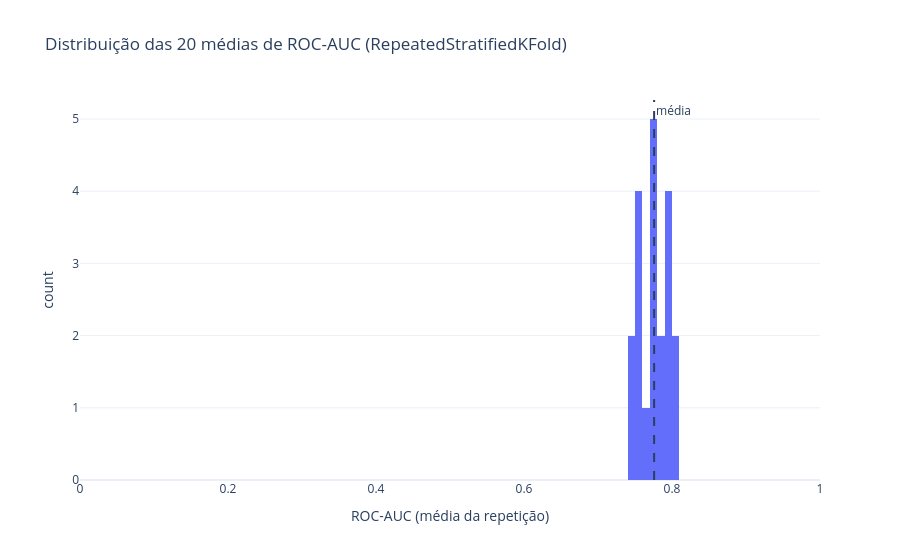

The cell this chart's notebook holds for it:
### Markdown cell above
### 2. Estabilidade — RepeatedStratifiedKFold (5 × 20)

Unidade de relato: **média das 20 repetições** (não o DP dos 100 folds individuais, que mistura ruído de folds pequenos). Não substitui validação externa.

### Code cell
rcv = RepeatedStratifiedKFold(
    n_splits=N_SPLITS, n_repeats=N_REPEATS, random_state=RANDOM_STATE
)
fold_scores = np.asarray(
    cross_validate(make_svm(), X, y, cv=rcv, scoring="roc_auc")["test_score"],
    dtype=float,
)
# ordem sklearn: repeat0_fold0..4, repeat1_...
repeat_means = fold_scores.reshape(N_REPEATS, N_SPLITS).mean(axis=1)

rep_summary = pd.DataFrame(
    [
        {
            "n_repeats": N_REPEATS,
            "roc_auc_mean": float(repeat_means.mean()),
            "roc_auc_std_between_repeats": float(repeat_means.std()),
            "median": float(np.median(repeat_means)),
            "min": float(repeat_means.min()),
            "max": float(repeat_means.max()),
            "fold_std_raw_100": float(fold_scores.std()),  # só referência
        }
    ]
)
print(
    f"ROC-AUC repeated CV (20 médias): "
    f"{repeat_means.mean():.3f} ± {repeat_means.std():.3f} "
    f"(intervalo {repeat_means.min():.3f}–{repeat_means.max():.3f})"
)
display(rep_summary)

fig_rep = px.histogram(
    repeat_means,
    nbins=12,
    labels={"value": "ROC-AUC (média da repetição)"},
    title="Distribuição das 20 médias de ROC-AUC (RepeatedStratifiedKFold)",
)
fig_rep.add_vline(
    x=float(repeat_means.mean()), line_dash="dash", annotation_text="média"
)
fig_rep.update_layout(template="plotly_white", showlegend=False, hovermode=False)
fig_rep.update_xaxes(range=[0, 1])
fig_rep.show(config={"displayModeBar": False})

### Figure 1 — Plotly figure (JSON) as saved in the notebook; plotly's stock layout.template omitted (floating-point values rounded to 4 significant figures)
{"data": [{"bingroup": "x", "hovertemplate": "variable=0<br>ROC-AUC (média da repetição)=%{x}<br>count=%{y}<extra></extra>", "legendgroup": "0", "marker": {"color": "#636efa", "pattern": {"shape": ""}}, "name": "0", "nbinsx": 12, "orientation": "v", "showlegend": true, "type": "histogram", "x": [0.7881, 0.781, 0.7905, 0.7905, 0.7786, 0.7595, 0.7476, 0.7929, 0.8095, 0.7595, 0.7738, 0.7762, 0.8071, 0.7595, 0.7619, 0.7405, 0.7929, 0.7786, 0.7571, 0.7714], "xaxis": "x", "yaxis": "y"}], "layout": {"annotations": [{"showarrow": false, "text": "média", "x": 0.7758, "xanchor": "left", "xref": "x", "y": 1, "yanchor": "top", "yref": "y domain"}], "barmode": "relative", "hovermode": false, "legend": {"title": {"text": "variable"}, "tracegroupgap": 0}, "shapes": [{"line": {"dash": "dash"}, "type": "line", "x0": 0.7758, "x1": 0.7758, "xref": "x", "y0": 0, "y1": 1, "yref": "y domain"}], "showlegend": false, "title": {"text": "Distribuição das 20 médias de ROC-AUC (RepeatedStratifiedKFold)"}, "xaxis": {"anchor": "y", "domain": [0, 1], "range": [0, 1], "title": {"text": "ROC-AUC (média da repetição)"}}, "yaxis": {"anchor": "x", "domain": [0, 1], "title": {"text": "count"}}}}
